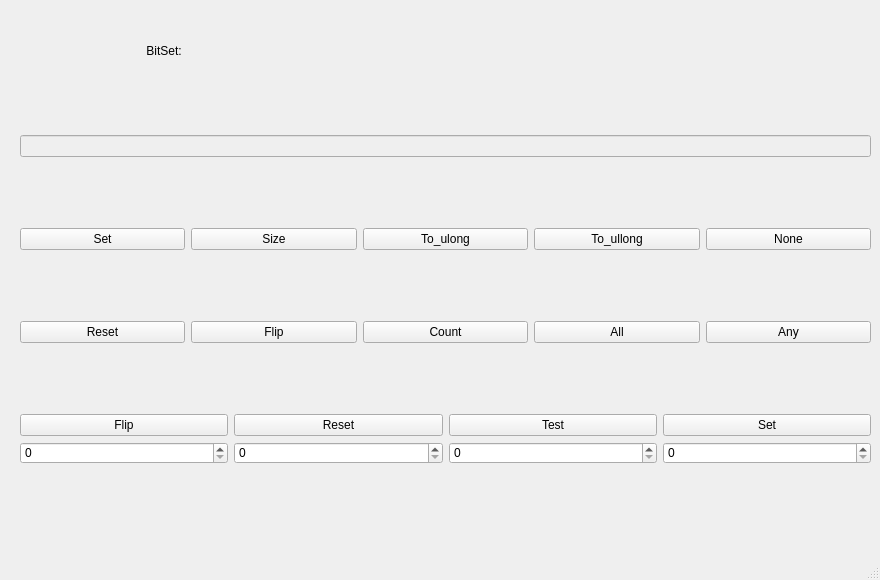
<?xml version="1.0" encoding="UTF-8"?>
<ui version="4.0">
 <class>MainWindow</class>
 <widget class="QMainWindow" name="MainWindow">
  <property name="geometry">
   <rect>
    <x>0</x>
    <y>0</y>
    <width>880</width>
    <height>580</height>
   </rect>
  </property>
  <property name="windowTitle">
   <string>MainWindow</string>
  </property>
  <property name="styleSheet">
   <string notr="true">font: 700 11pt &quot;Tibetan Machine Uni&quot;;
color: rgb(0, 0, 0);</string>
  </property>
  <widget class="QWidget" name="centralwidget">
   <widget class="QWidget" name="layoutWidget">
    <property name="geometry">
     <rect>
      <x>20</x>
      <y>70</y>
      <width>851</width>
      <height>461</height>
     </rect>
    </property>
    <layout class="QVBoxLayout" name="verticalLayout">
     <item>
      <widget class="QLineEdit" name="lineEdit">
       <property name="enabled">
        <bool>false</bool>
       </property>
      </widget>
     </item>
     <item>
      <layout class="QHBoxLayout" name="horizontalLayout_2">
       <item>
        <widget class="QPushButton" name="bnt_set">
         <property name="text">
          <string>Set</string>
         </property>
        </widget>
       </item>
       <item>
        <widget class="QPushButton" name="bnt_size">
         <property name="text">
          <string>Size</string>
         </property>
        </widget>
       </item>
       <item>
        <widget class="QPushButton" name="bnt_ulong">
         <property name="text">
          <string>To_ulong</string>
         </property>
        </widget>
       </item>
       <item>
        <widget class="QPushButton" name="bnt_ullong">
         <property name="text">
          <string>To_ullong</string>
         </property>
        </widget>
       </item>
       <item>
        <widget class="QPushButton" name="bnt_none">
         <property name="text">
          <string>None</string>
         </property>
        </widget>
       </item>
      </layout>
     </item>
     <item>
      <layout class="QHBoxLayout" name="horizontalLayout">
       <item>
        <widget class="QPushButton" name="bnt_reset">
         <property name="text">
          <string>Reset</string>
         </property>
        </widget>
       </item>
       <item>
        <widget class="QPushButton" name="bnt_flip">
         <property name="text">
          <string>Flip</string>
         </property>
        </widget>
       </item>
       <item>
        <widget class="QPushButton" name="bnt_count">
         <property name="text">
          <string>Count</string>
         </property>
        </widget>
       </item>
       <item>
        <widget class="QPushButton" name="bnt_all">
         <property name="text">
          <string>All</string>
         </property>
        </widget>
       </item>
       <item>
        <widget class="QPushButton" name="bnt_any">
         <property name="text">
          <string>Any</string>
         </property>
        </widget>
       </item>
      </layout>
     </item>
     <item>
      <layout class="QHBoxLayout" name="horizontalLayout_3">
       <item>
        <layout class="QVBoxLayout" name="verticalLayout_5">
         <item>
          <widget class="QPushButton" name="bnt_int_flip">
           <property name="text">
            <string>Flip</string>
           </property>
          </widget>
         </item>
         <item>
          <widget class="QSpinBox" name="spb_flip"/>
         </item>
        </layout>
       </item>
       <item>
        <layout class="QVBoxLayout" name="verticalLayout_4">
         <item>
          <widget class="QPushButton" name="bnt_int_reset">
           <property name="text">
            <string>Reset</string>
           </property>
          </widget>
         </item>
         <item>
          <widget class="QSpinBox" name="spb_reset"/>
         </item>
        </layout>
       </item>
       <item>
        <layout class="QVBoxLayout" name="verticalLayout_2">
         <item>
          <widget class="QPushButton" name="bnt_int_test">
           <property name="text">
            <string>Test</string>
           </property>
          </widget>
         </item>
         <item>
          <widget class="QSpinBox" name="spb_test"/>
         </item>
        </layout>
       </item>
       <item>
        <layout class="QVBoxLayout" name="verticalLayout_3">
         <item>
          <widget class="QPushButton" name="bnt_int_set">
           <property name="text">
            <string>Set</string>
           </property>
          </widget>
         </item>
         <item>
          <widget class="QSpinBox" name="spb_set"/>
         </item>
        </layout>
       </item>
      </layout>
     </item>
    </layout>
   </widget>
   <widget class="QLabel" name="label">
    <property name="geometry">
     <rect>
      <x>0</x>
      <y>0</y>
      <width>849</width>
      <height>102</height>
     </rect>
    </property>
    <property name="text">
     <string>                                            BitSet:</string>
    </property>
   </widget>
  </widget>
  <widget class="QMenuBar" name="menubar">
   <property name="geometry">
    <rect>
     <x>0</x>
     <y>0</y>
     <width>880</width>
     <height>26</height>
    </rect>
   </property>
  </widget>
  <widget class="QStatusBar" name="statusbar"/>
 </widget>
 <resources/>
 <connections/>
</ui>
